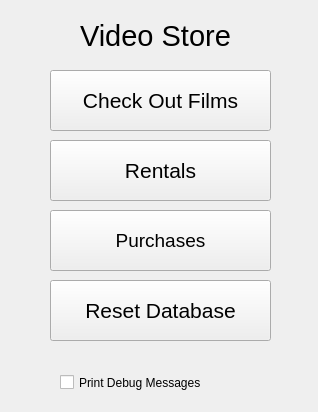
<?xml version="1.0" encoding="UTF-8"?>
<ui version="4.0">
 <class>MainWindow</class>
 <widget class="QMainWindow" name="MainWindow">
  <property name="geometry">
   <rect>
    <x>0</x>
    <y>0</y>
    <width>318</width>
    <height>412</height>
   </rect>
  </property>
  <property name="minimumSize">
   <size>
    <width>318</width>
    <height>412</height>
   </size>
  </property>
  <property name="maximumSize">
   <size>
    <width>318</width>
    <height>412</height>
   </size>
  </property>
  <property name="windowTitle">
   <string>MainWindow</string>
  </property>
  <widget class="QWidget" name="centralwidget">
   <widget class="QCheckBox" name="checkDebug">
    <property name="geometry">
     <rect>
      <x>60</x>
      <y>370</y>
      <width>211</width>
      <height>25</height>
     </rect>
    </property>
    <property name="text">
     <string>Print Debug Messages</string>
    </property>
   </widget>
   <widget class="QPushButton" name="buttonCheckOut">
    <property name="geometry">
     <rect>
      <x>50</x>
      <y>70</y>
      <width>221</width>
      <height>61</height>
     </rect>
    </property>
    <property name="font">
     <font>
      <pointsize>16</pointsize>
     </font>
    </property>
    <property name="toolTip">
     <string>Select films for rent or purchase to check out.</string>
    </property>
    <property name="toolTipDuration">
     <number>50</number>
    </property>
    <property name="text">
     <string>Check Out Films</string>
    </property>
   </widget>
   <widget class="QPushButton" name="buttonRentals">
    <property name="geometry">
     <rect>
      <x>50</x>
      <y>140</y>
      <width>221</width>
      <height>61</height>
     </rect>
    </property>
    <property name="font">
     <font>
      <pointsize>16</pointsize>
     </font>
    </property>
    <property name="text">
     <string>Rentals</string>
    </property>
   </widget>
   <widget class="QPushButton" name="buttonPurchases">
    <property name="geometry">
     <rect>
      <x>50</x>
      <y>210</y>
      <width>221</width>
      <height>61</height>
     </rect>
    </property>
    <property name="font">
     <font>
      <pointsize>14</pointsize>
     </font>
    </property>
    <property name="text">
     <string>Purchases</string>
    </property>
   </widget>
   <widget class="QLabel" name="label">
    <property name="geometry">
     <rect>
      <x>80</x>
      <y>20</y>
      <width>171</width>
      <height>31</height>
     </rect>
    </property>
    <property name="font">
     <font>
      <pointsize>22</pointsize>
     </font>
    </property>
    <property name="text">
     <string>Video Store</string>
    </property>
   </widget>
   <widget class="QPushButton" name="buttonReset">
    <property name="geometry">
     <rect>
      <x>50</x>
      <y>280</y>
      <width>221</width>
      <height>61</height>
     </rect>
    </property>
    <property name="font">
     <font>
      <pointsize>16</pointsize>
     </font>
    </property>
    <property name="toolTip">
     <string>Resets the database of films.</string>
    </property>
    <property name="toolTipDuration">
     <number>50</number>
    </property>
    <property name="whatsThis">
     <string>Resets the database of films.</string>
    </property>
    <property name="text">
     <string>Reset Database</string>
    </property>
   </widget>
  </widget>
 </widget>
 <resources/>
 <connections/>
</ui>
